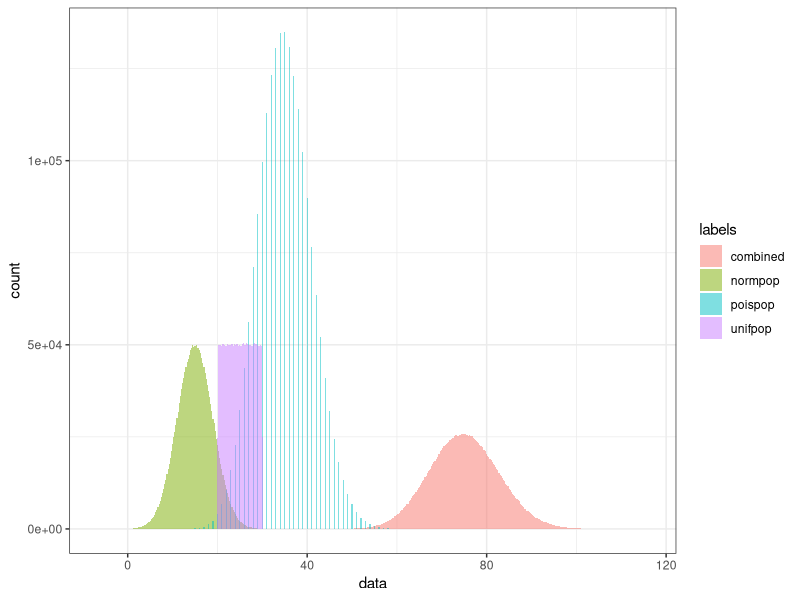

Reproduce this figure in R.
## ---- chunk 1
NumbSims <- 2e6
## ---- chunk 2
unifpop=runif(NumbSims, min=20, max=30)
poispop=rpois(NumbSims, lambda = 35)
normpop=rnorm(NumbSims, 15, 4)
tailoredpop=sample(c(10,10,10,30,30,30,30,30,40), NumbSims, replace = TRUE)
## ---- chunk 3
combined = unifpop + poispop + normpop
## ---- chunk 4
library(ggplot2)

plt= ggplot(data.frame(data=c(combined, unifpop, poispop, normpop), labels=rep(c("combined", "unifpop", "poispop", "normpop"), rep(NumbSims,4))), aes(x=data)) +
  stat_bin(aes(fill=labels), position="identity", binwidth=0.25, alpha=0.5) +
  theme_bw()
plt
